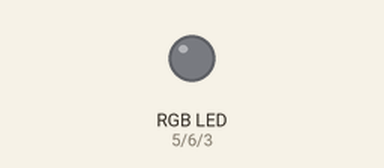
A sketch run on a simulated Arduino Uno, built with avr-gcc and run on an emulated ATmega328P. On the bench: an RGB LED mixed from three pins (HIGH = lit).

Above: at 0.05 s.
At 2.55 s:
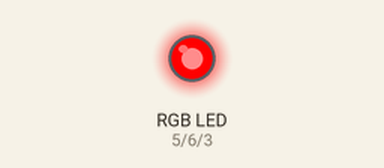
At 5.1 s:
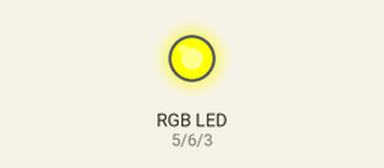
At 6.35 s:
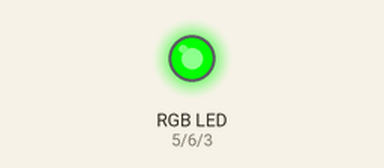
At 7.6 s:
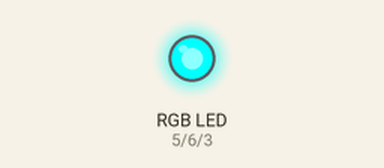
At 10.15 s:
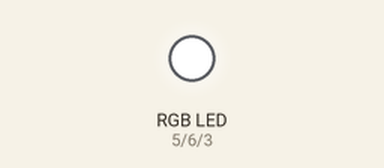
Timing chart, 0 to 13.2 s (numbered marks = the images above):
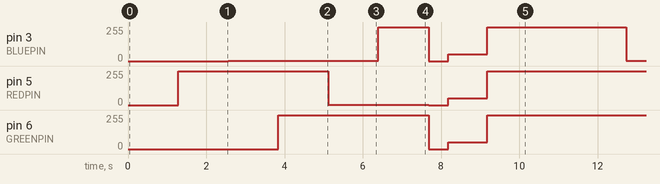

The sketch:

driver_rgb.pde
```cpp
#define REDPIN 5
#define GREENPIN 6
#define BLUEPIN 3

#define FADESPEED 5

void setup() {
  pinMode(REDPIN, OUTPUT);
  pinMode(GREENPIN, OUTPUT);
  pinMode(BLUEPIN, OUTPUT);
}


void loop() {
  fade();
  change();
}

void change(){
   analogWrite(REDPIN, 0);
   analogWrite(BLUEPIN, 0);
   analogWrite(GREENPIN, 0);
   delay(500);

   analogWrite(REDPIN, 50);
   analogWrite(BLUEPIN, 50);
   analogWrite(GREENPIN, 50);
   delay(1000);

   analogWrite(REDPIN, 255);
   analogWrite(BLUEPIN, 255);
   analogWrite(GREENPIN, 255);
   delay(1000);

}


void fade(){
 int r, g, b;

  // fade from blue to violet
  for (r = 0; r < 256; r++) {
    analogWrite(REDPIN, r);
    delay(FADESPEED);
  }
  // fade from violet to red
  for (b = 255; b > 0; b--) {
    analogWrite(BLUEPIN, b);
    delay(FADESPEED);
  }
  // fade from red to yellow
  for (g = 0; g < 256; g++) {
    analogWrite(GREENPIN, g);
    delay(FADESPEED);
  }
  // fade from yellow to green
  for (r = 255; r > 0; r--) {
    analogWrite(REDPIN, r);
    delay(FADESPEED);
  }
  // fade from green to teal
  for (b = 0; b < 256; b++) {
    analogWrite(BLUEPIN, b);
    delay(FADESPEED);
  }
  // fade from teal to blue
  for (g = 255; g > 0; g--) {
    analogWrite(GREENPIN, g);
    delay(FADESPEED);
  }

}
```

Measured:
- by itself, pin 3 (BLUEPIN): repeats every 10.2 s: 255/255 1.3 s, 0/255 0.50 s, 50/255 1.0 s, 255/255 3.6 s, 1/255 3.8 s
- by itself, pin 5 (REDPIN): repeats every 10.2 s: 1/255 2.6 s, 0/255 0.50 s, 50/255 1.0 s, 255/255 6.1 s
- by itself, pin 6 (GREENPIN): repeats every 10.2 s: 0/255 0.50 s, 50/255 1.0 s, 255/255 8.7 s
